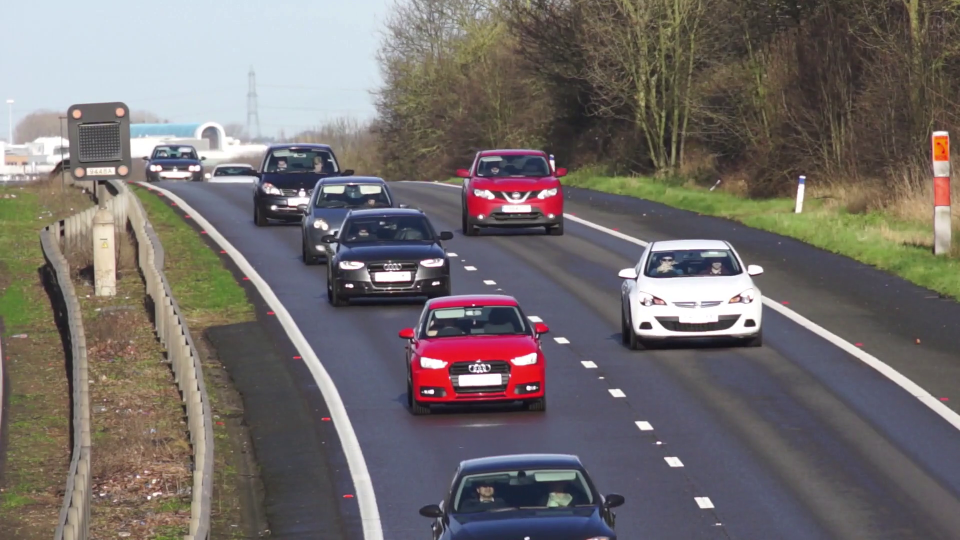
#> input picture frame 9 of Object_detection/videos/cars.mp4, 1920 x 1080 px, given in place of cars_output.avi, which was not available (shown at 1/2 size)
$ python me.py
#> lines starting #> are read from the running program, lines starting #| are printed output that depends on the picture; after the words box and inside, x2 and y2 are one past the last pixel; in counts of white or black regions, pixels touching at a corner belong together; pictures that were not available may be replaced by others from this repository, and a replacement may not be noted

import cv2
import numpy as np


cap = cv2.VideoCapture("cars_output.avi")


_, first_frame = cap.read()
#> first_frame is the input picture: shape (1080, 1920, 3); mean B, G, R 108.2, 109.4, 115.6
first_gray = cv2.cvtColor(first_frame, cv2.COLOR_BGR2GRAY)
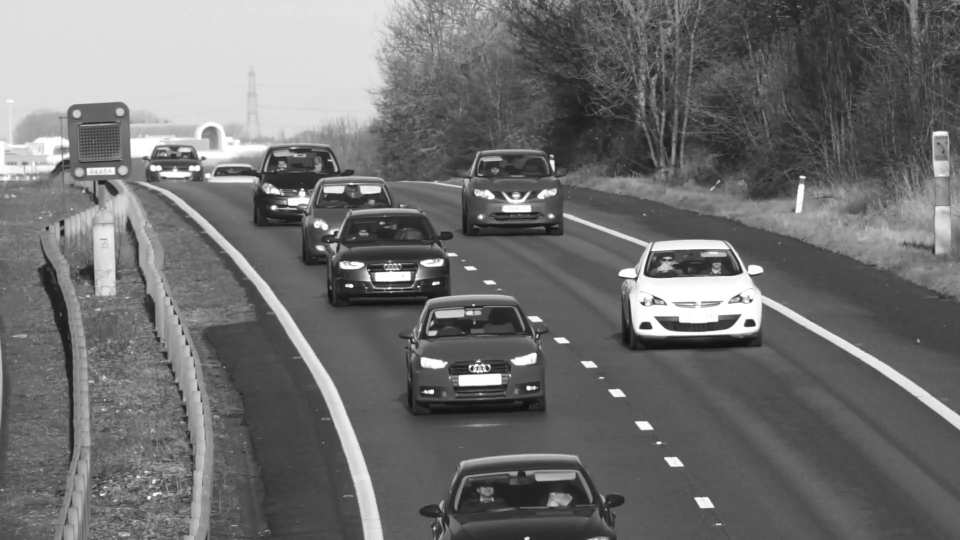
#> first_gray: shape (1080, 1920) (shown at 1/2 size); min 15, max 255, mean 111.1
first_gray = cv2.GaussianBlur(first_gray, (5, 5),0)


while True:
    _, frame = cap.read()
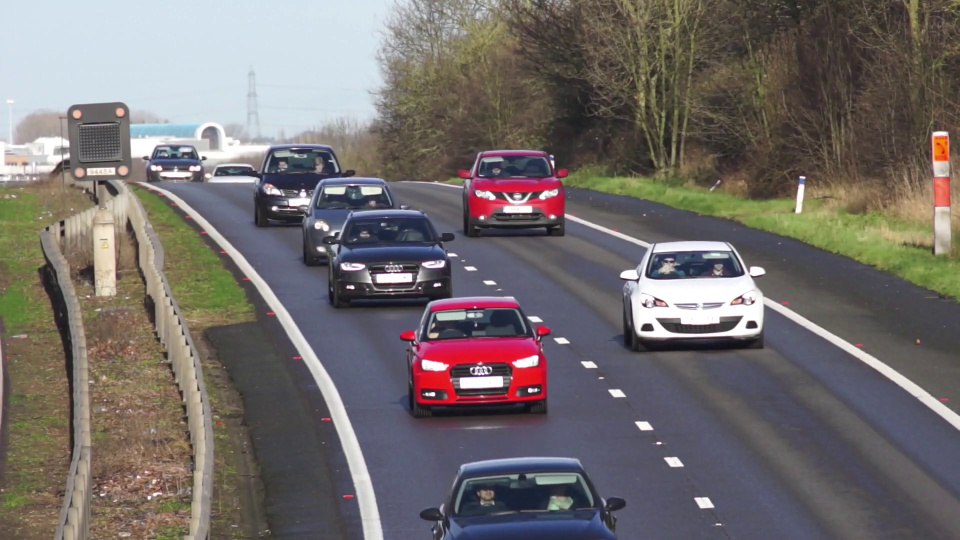
#> input picture frame 10 of Object_detection/videos/cars.mp4, 1920 x 1080 px, given in place of cars_output.avi, which was not available (shown at 1/2 size)
#> frame is the input picture: shape (1080, 1920, 3); mean B, G, R 107.9, 109.2, 115.2
    gray_frame = cv2.cvtColor(frame, cv2.COLOR_BGR2GRAY)
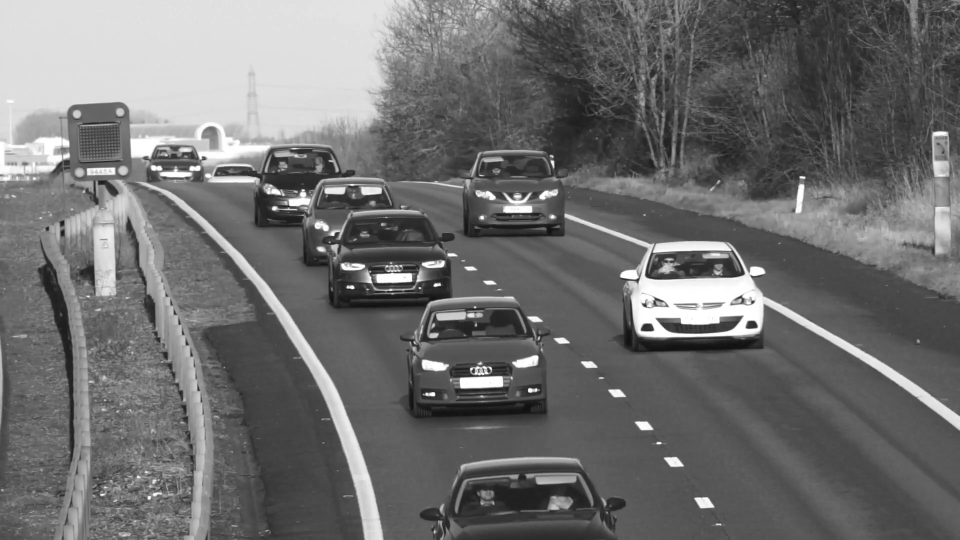
#> gray_frame: shape (1080, 1920) (shown at 1/2 size); min 15, max 255, mean 110.8
    gray_frame = cv2.GaussianBlur(gray_frame, (5, 5), 0)

    difference = cv2.absdiff(first_gray, gray_frame)
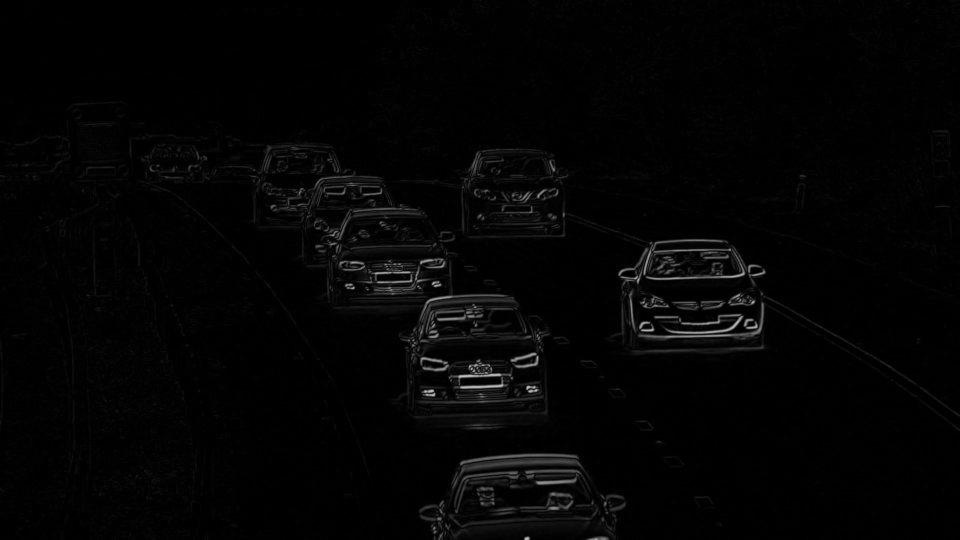
#> difference: shape (1080, 1920) (shown at 1/2 size); min 0, max 200, mean 4
    _, difference = cv2.threshold(difference, 25, 255, cv2.THRESH_BINARY)
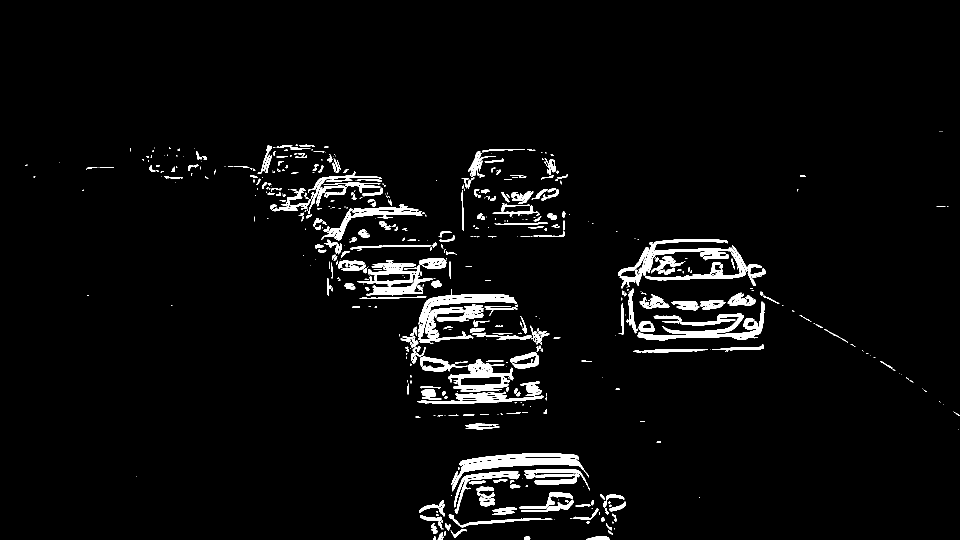
#> difference: shape (1080, 1920) (shown at 1/2 size); 3.8% white; 604 white regions (293 under 20 px), largest, box (x1, y1, x2, y2) and area: (1236, 478, 1495, 577) 6110, (1275, 603, 1529, 681) 5402, (836, 578, 1034, 688) 3879


    cv2.imshow("First frame", first_frame)
    cv2.imshow("Frame", frame)
    cv2.imshow("difference", difference)

    key = cv2.waitKey(30)
#> (key Esc is pressed here)
    if key == 27:
        break


cap.release()
cv2.destroyAllWindows()

$ run again, starting later in the video
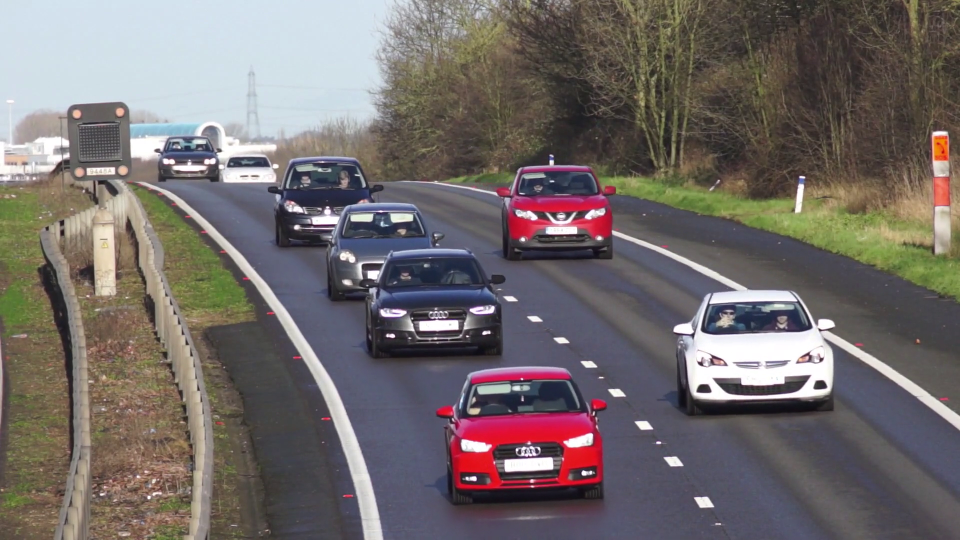
#> input picture frame 43 of Object_detection/videos/cars.mp4, 1920 x 1080 px, given in place of cars_output.avi, which was not available (shown at 1/2 size)
#> first_frame is the input picture: shape (1080, 1920, 3); mean B, G, R 106.7, 107.7, 114.9
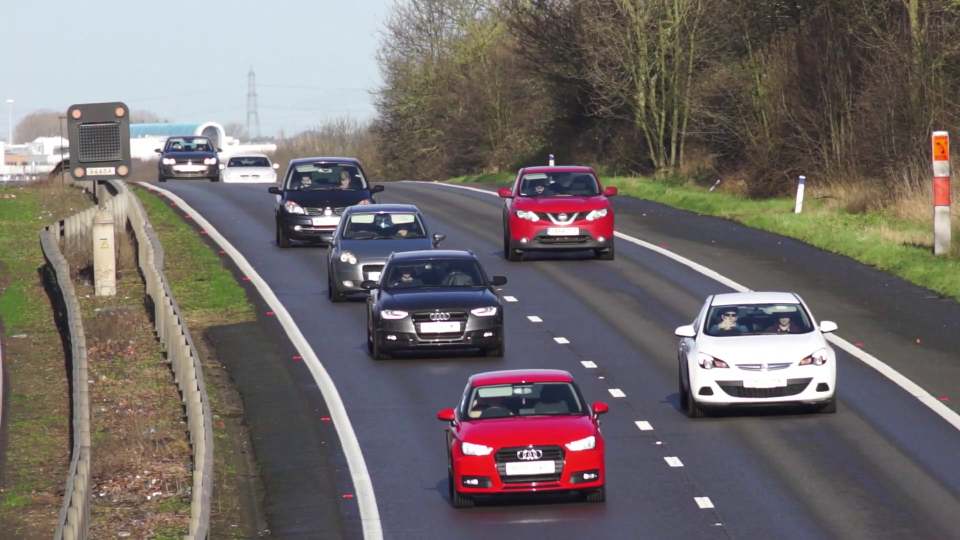
#> input picture frame 44 of Object_detection/videos/cars.mp4, 1920 x 1080 px, given in place of cars_output.avi, which was not available (shown at 1/2 size)
#> frame is the input picture: shape (1080, 1920, 3); mean B, G, R 106.4, 107.8, 114.9
#> `_, difference = cv2.threshold(difference, 25, 255, cv2.THRESH_BINARY)`:
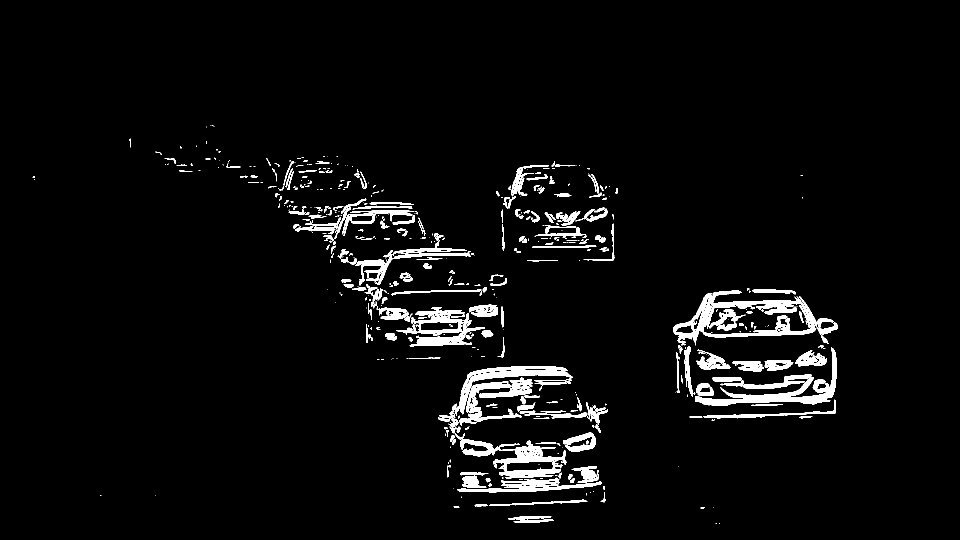
#> difference: shape (1080, 1920) (shown at 1/2 size); 3.9% white; 588 white regions (303 under 20 px), largest, box (x1, y1, x2, y2) and area: (1346, 581, 1634, 691) 7778, (1390, 694, 1673, 812) 7400, (918, 732, 1145, 829) 4305

$ run again, starting later in the video
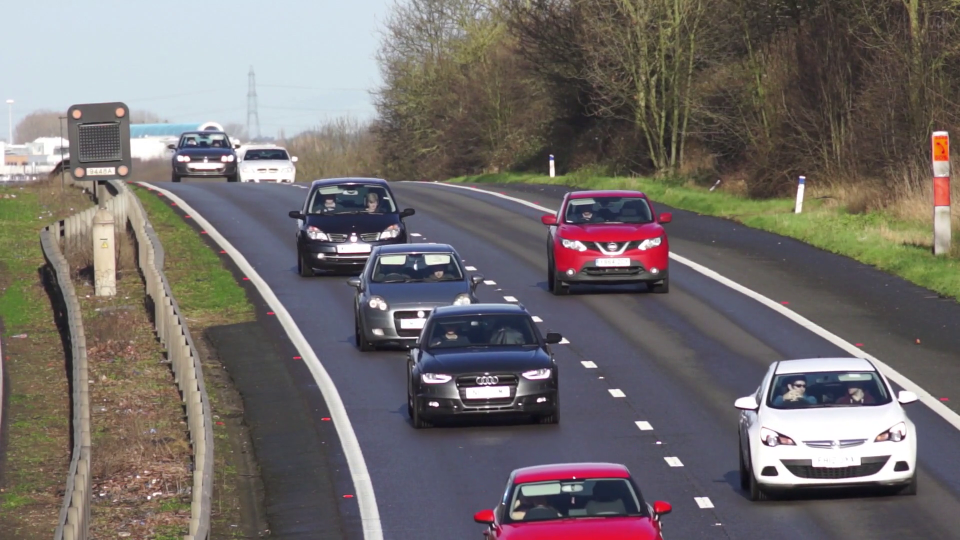
#> input picture frame 77 of Object_detection/videos/cars.mp4, 1920 x 1080 px, given in place of cars_output.avi, which was not available (shown at 1/2 size)
#> first_frame is the input picture: shape (1080, 1920, 3); mean B, G, R 107.7, 109, 115.1
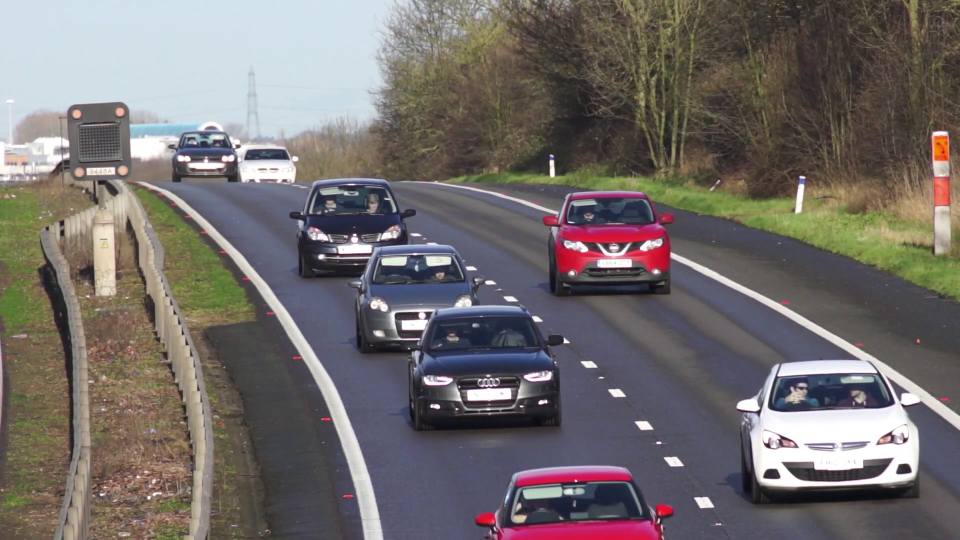
#> input picture frame 78 of Object_detection/videos/cars.mp4, 1920 x 1080 px, given in place of cars_output.avi, which was not available (shown at 1/2 size)
#> frame is the input picture: shape (1080, 1920, 3); mean B, G, R 107.6, 109.1, 114.9
#> `_, difference = cv2.threshold(difference, 25, 255, cv2.THRESH_BINARY)`:
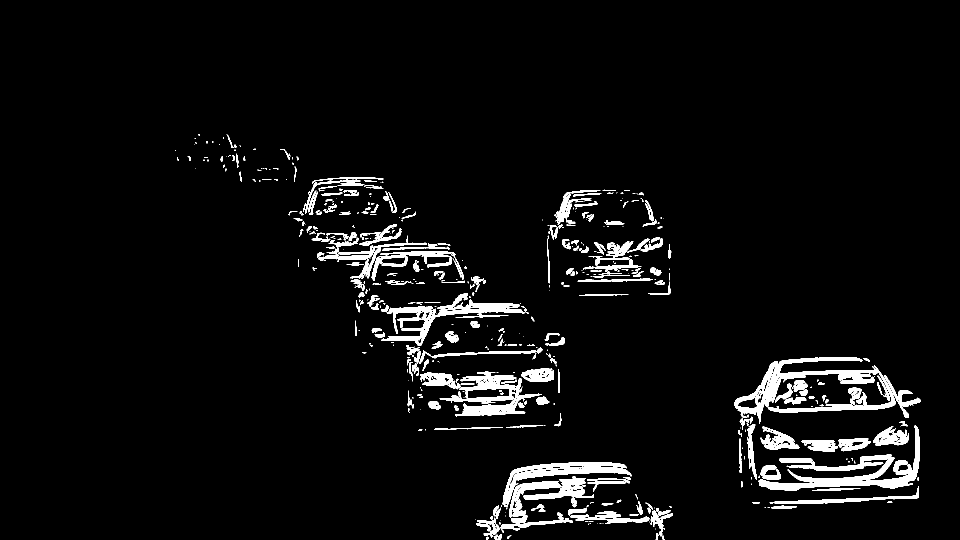
#> difference: shape (1080, 1920) (shown at 1/2 size); 4.5% white; 580 white regions (294 under 20 px), largest, box (x1, y1, x2, y2) and area: (1468, 714, 1791, 860) 9819, (1517, 851, 1840, 982) 9789, (879, 743, 1084, 833) 5925
